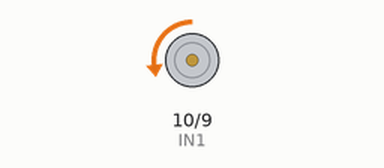
The sketch below on a simulated Arduino Uno, built with avr-gcc and run on an emulated ATmega328P. Parts: motor-driver pin pairs drawn as motors (green arrow = first pin HIGH = forward, orange = second pin HIGH = backward, longer = more drive, scaled by the enable pin).

Above: at 4.0 s.
At 12.5 s:
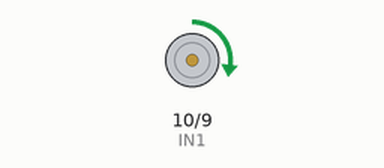
At 15.5 s:
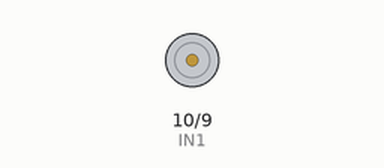
Timing chart, 0 to 22.1 s (numbered marks = the images above):
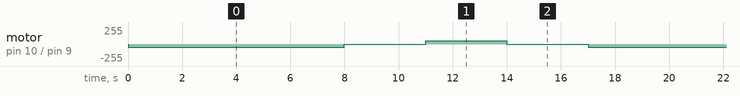

Measured:
- by itself, motor on pin 10 (IN1) / pin 9 (IN2): repeats every 17.0 s: stopped 3.0 s, forward 50/255 3.0 s, stopped 3.0 s, backward 50/255 8.0 s

The sketch:

L29_motor_drive.ino
```cpp
 int IN1 =10;
 int IN2 =9;
 int ENA =3;


 void setup() {
   pinMode(IN1,OUTPUT);
   pinMode(IN2,OUTPUT);
   pinMode(ENA,OUTPUT);


}

void loop() {
  digitalWrite(IN1,LOW);
  digitalWrite(IN2,HIGH);
  analogWrite(ENA, 50);
  delay(8000);
  digitalWrite(IN1,LOW);
  digitalWrite(IN2,LOW);
  delay(3000);
  digitalWrite(IN1,HIGH);
  digitalWrite(IN2,LOW);
  delay(3000);
  digitalWrite(IN1,LOW);
  digitalWrite(IN2,LOW);
  delay(3000);


}
```
